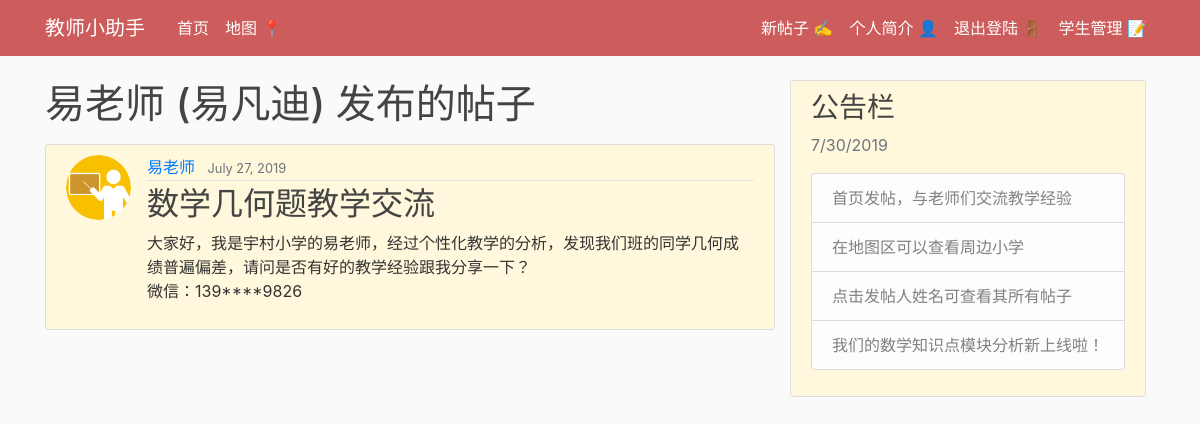
/user/10, run on an earlier commit of the app's database.
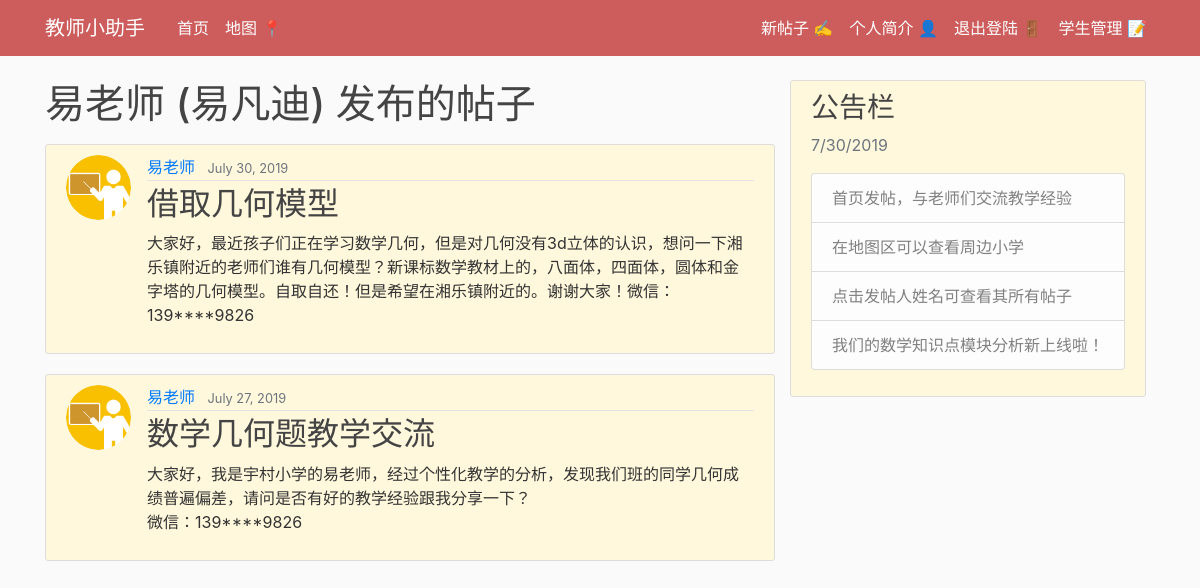
And on a later commit of the database.
### Education/models.py (models this page shows, shortened)
class Post(models.Model):
    title = models.CharField(max_length=100)
    content =models.TextField()
    date_posted=models.DateTimeField(default=timezone.now())
    Teacher = models.ForeignKey(User, on_delete=models.CASCADE)

### users/models.py (models this page shows, shortened)
class Profile(models.Model):
    user=models.OneToOneField(User,on_delete=models.CASCADE)
    image=models.ImageField(default='default.jpg',upload_to='profile_pics')

### Education/views.py (the view)
# urls.py: path('user/<int:pk>', views.userPostListView, name='user-posts'),
def userPostListView(request, pk):
	model =Post
	template_name = 'Education/user_posts.html' #<app>/<model>_<viewtype>.html
	context_object_name ='posts'
	ordering =['-date_posted'] #from latest to oldest
	try:
		user= User.objects.get(pk=pk)
	except:
		raise Http404('No such user')
	return render(request, template_name, {'posts': Post.objects.filter(Teacher=user).order_by('-date_posted'), 'user': user})

### Education/templates/Education/user_posts.html (shortened to what this page needs)
{%load static%}
<!DOCTYPE html>
<html lang="en" dir="ltr">
  <head>
    <link rel="stylesheet" href="https://stackpath.bootstrapcdn.com/bootstrap/4.3.1/css/bootstrap.min.css">
    <link rel="stylesheet" type="text/css" href="{% static 'Education/main.css' %}">
  </head>
  <body>
      <header class="site-header">
        <nav class="navbar navbar-expand-md navbar-dark bg-steel fixed-top">
          <div class="container">
            <a class="navbar-brand mr-4" href="{%url 'home-page'%}"> 教师小助手  </a>
            <div class="collapse navbar-collapse" id="navbarToggle">
              <div class="navbar-nav mr-auto">
                <a class="nav-item nav-link" href=" {%url 'home-page'%}">首页</a>
                <a class="nav-item nav-link" href="{%url 'home-map'%}">地图 📍</a>
              </div>
              <div class="navbar-nav">
                {% if user.is_authenticated %}
                <a class="nav-item nav-link" href="{%url 'post-create'%}">新帖子 ✍️</a>
                <a class="nav-item nav-link" href="{%url 'profile'%}">个人简介 👤</a>
                <a class="nav-item nav-link" href="{%url 'logout'%}">退出登陆 🚪</a>
                <a class="nav-item nav-link" href="{%url 'student-management'%}">学生管理 📝</a>
                {% else %}
                <a class="nav-item nav-link" href="{%url 'login'%}">登陆</a>
                <a class="nav-item nav-link" href="{%url 'register'%}">注册</a>
                {% endif %}
              </div>
            </div>
          </div>
        </nav>
      </header>
      <main role="main" class="container">
         <div class="row">
           <div class="col-md-8">
{% block content%}
   <h1 class="mb-3">{{user.username}} ({{user.teacher.name}}) 发布的帖子</h1>
    {% for post in posts %}
        <article class="media content-section">
          <img class="rounded-circle article-img" src="{{ post.Teacher.profile.image.url }}">
          <div class="media-body">
           <div class="article-metadata">
             <a class="mr-2" href="{% url 'user-posts' post.Teacher.pk %}">{{ post.Teacher }}</a>
             <small class="text-muted">{{ post.date_posted|date:"F d, Y"}}</small>
           </div>
           <h2><a class="article-title" href="{%url 'post-detail' post.id %}">{{ post.title }}</a></h2>
           <p class="article-content">{{ post.content }}</p>
          </div>
          </article>
    {% endfor %}
{%endblock content %}
 </div>
<div class="row">
   <div class="col-md-12">
    <div class="content-section">
      <h3>公告栏</h3>
        <p class='text-muted'>  7/30/2019
          <ul class="list-group">
           <li class="list-group-item list-group-item-light">
             首页发帖，与老师们交流教学经验</li>
           <li class="list-group-item list-group-item-light">在地图区可以查看周边小学</li>
           <li class="list-group-item list-group-item-light">点击发帖人姓名可查看其所有帖子</li>
           <li class="list-group-item list-group-item-light">我们的数学知识点模块分析新上线啦！</li>
    </ul>
   </p>
  </div>
 </div>
</div>
</div>
</main>
</body>
</html>

What changed in the data, as far as the page shows it:
added Post: Teacher.profile.image (placeholder picture), Teacher "易老师", date_posted "July 30, 2019", title "借取几何模型", content "大家好，最近孩子们正在学习数学几何，但是对几何没有3d立体的认识，想问一下湘乐镇附近的老师们谁有几何模型？新课标数学教材上的，八面体，四面体，圆体和金字塔的几何模型。自取自还！但是希望在湘乐镇附近的。谢谢大家！微信：139****9826"
